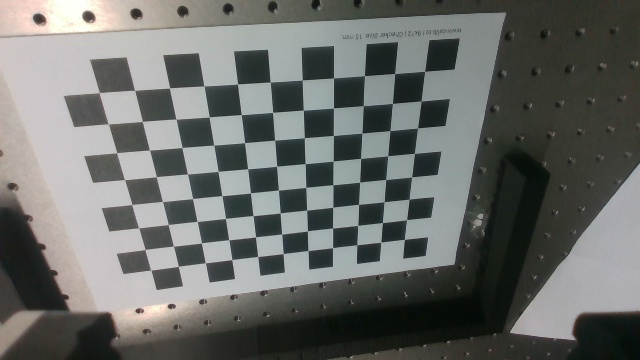
#> input picture save_chessboard/test_camera_external/1.jpg, 640 x 360 px, found by its file name; its folder holds only this picture in this run
$ python eye_to_hand.py
#> lines starting #> are read from the running program, lines starting #| are printed output that depends on the picture; after the words box and inside, x2 and y2 are one past the last pixel; in counts of white or black regions, pixels touching at a corner belong together; long printed decimals are rounded
import os
import pyrealsense2 as rs
import cv2
import numpy as np
from PIL import Image
import math
# from franka_pose import *
import pandas as pd
import csv


def get_RT_from_chessboard(external_image_path, chess_board_x_num, chess_board_y_num, chess_board_len, K):
    images = read_images_from_folder(external_image_path)
    # print(len(images))
    # 阈值
    criteria = (cv2.TERM_CRITERIA_EPS + cv2.TERM_CRITERIA_MAX_ITER, 30, 0.001)
    # print(cv2.TERM_CRITERIA_EPS,'',cv2.TERM_CRITERIA_MAX_ITER)

    # 遍历所有标定图像
    for image in images:

        # 读取图像并将其转换为灰度图

        image = cv2.imread(image)
        # print(image)
        gray = cv2.cvtColor(image, cv2.COLOR_BGR2GRAY)

        # 查找棋盘格角点
        ret, corners = cv2.findChessboardCorners(gray, (chess_board_x_num, chess_board_y_num), None)

        # 如果找到棋盘格角点则存储对应的3D和2D坐标
        if ret:
            # 精细查找角点
            corners2 = cv2.cornerSubPix(gray, corners, (11, 11), (-1, -1), criteria)
            cv2.drawChessboardCorners(image, (chess_board_x_num, chess_board_y_num), corners2, ret)  #调换以后方向才对

        cv2.imshow('Chessboard Corners', image)
        cv2.waitKey(2)
    cv2.destroyAllWindows()
    corner_points=np.zeros((2,corners.shape[0]),dtype=np.float64)
    for i in range(corners.shape[0]):
        corner_points[:,i]=corners[i,0,:]

    object_points=np.zeros((3,chess_board_x_num*chess_board_y_num),dtype=np.float64)
    flag=0
    for i in range(chess_board_y_num):
        for j in range(chess_board_x_num):
            object_points[:2,flag]=np.array([(11-j-1)*chess_board_len,(8-i-1)*chess_board_len])
            flag+=1

    retval,rvec,tvec  = cv2.solvePnP(object_points.T,corner_points.T, K, distCoeffs=None)

    RT=np.column_stack(((cv2.Rodrigues(rvec))[0],tvec))
    RT = np.row_stack((RT, np.array([0, 0, 0, 1])))

    return RT

#用于根据欧拉角计算旋转矩阵,输入的欧拉角为弧度制
def myRPY2R_robot(x, y, z):
    Rx = np.array([[1, 0, 0], [0, math.cos(x), -math.sin(x)], [0, math.sin(x), math.cos(x)]])
    Ry = np.array([[math.cos(y), 0, math.sin(y)], [0, 1, 0], [-math.sin(y), 0, math.cos(y)]])
    Rz = np.array([[math.cos(z), -math.sin(z), 0], [math.sin(z), math.cos(z), 0], [0, 0, 1]])
    R = Rz@Ry@Rx  #@表示矩阵乘法
    return R

#用于根据位姿计算变换矩阵
def pose_robot(x, y, z, Tx, Ty, Tz):   #旋转角度：x,y,z(rad);平移分量：Tx,Ty,Tz(m)
    thetaX = x
    thetaY = y
    thetaZ = z
    R = myRPY2R_robot(thetaX,thetaY,thetaZ)
    t = np.array([[Tx], [Ty], [Tz]])
    RT1 = np.column_stack([R, t])  # 列合并
    RT1 = np.row_stack((RT1, np.array([0,0,0,1])))
    return RT1

def chessboard_to_cam(external_image_path, chess_board_x_num, chess_board_y_num, K, chess_board_len):
        #计算chessboard to cam 变换矩阵
        R_all_chess_to_cam_1=[]
        T_all_chess_to_cam_1=[]

        RT=get_RT_from_chessboard(external_image_path, chess_board_x_num, chess_board_y_num, chess_board_len, K)
        # print(RT[:3,:3])
        # print(RT[:3, 3])
        R_all_chess_to_cam_1.append(RT[:3,:3])
        T_all_chess_to_cam_1.append(RT[:3, 3].reshape((3,1)))
        return R_all_chess_to_cam_1, T_all_chess_to_cam_1

def end_to_base():
        R_all_end_to_base_1=[]
        T_all_end_to_base_1=[]
        pose = []
        angle = []

        #角度为弧度，坐标为米
        # rotation, phi, theta, psi, x, y, z = get_EE_pos()

        phi, theta, psi, x, y, z = 2.8646582694027454,-0.25028606900669015,-0.25028606900669015,-0.25028606900669015,-0.25028606900669015,-0.25028606900669015
        pose.append(np.array([x, y, z]))
        angle.append(np.array([phi, theta, psi]))
        pose = np.array(pose, dtype='float64')
        angle = np.array(angle, dtype='float64')
        # print(pose.shape)
        # print(angle.shape)
        RT_=pose_robot(angle[0, 0],angle[0, 1],angle[0, 2],pose[0, 0],pose[0, 1],pose[0, 2])
        RT = np.linalg.inv(RT_)  # 这里加一步求逆，求的其实是base2end
        R_all_end_to_base_1.append(RT[:3, :3])
        # T_all_end_to_base_1.append(RT[:3, 3].reshape((3, 1)))
        T_all_end_to_base_1.append(RT[:3, 3])

        # pose = np.array(pose, dtype=np.float64)
        # angle = np.array(angle, dtype=np.float64)
        return R_all_end_to_base_1, T_all_end_to_base_1

def calculate_external(external_image_path, chess_board_x_num, chess_board_y_num, K, chess_board_len):
        R_all_chess_to_cam_1, T_all_chess_to_cam_1 = chessboard_to_cam(external_image_path, chess_board_x_num, chess_board_y_num, K, chess_board_len)
        R_all_end_to_base_1, T_all_end_to_base_1 = end_to_base()
        # print(type(R_all_chess_to_cam_1))
        # print(type(R_all_end_to_base_1))
        R_all_chess_to_cam_1 = np.array(R_all_chess_to_cam_1)
        T_all_chess_to_cam_1 = np.array(T_all_chess_to_cam_1)
        R_all_end_to_base_1 = np.array(R_all_end_to_base_1)
        T_all_end_to_base_1 = np.array(T_all_end_to_base_1)

        R_all_chess_to_cam_1 = np.squeeze(R_all_chess_to_cam_1, 0)
        T_all_chess_to_cam_1 = np.squeeze(T_all_chess_to_cam_1, 0)
        R_all_end_to_base_1 = np.squeeze(R_all_end_to_base_1, 0)
        T_all_end_to_base_1 = np.squeeze(T_all_end_to_base_1, 0)

        R,T=cv2.calibrateHandEye(R_all_end_to_base_1,T_all_end_to_base_1,R_all_chess_to_cam_1,T_all_chess_to_cam_1)#手眼标定
        RT=np.column_stack((R,T))
        RT = np.row_stack((RT, np.array([0, 0, 0, 1])))#即为cam to end变换矩阵
        print('相机相对于末端的变换矩阵为：')
        print(RT)
        return RT


# [129 lines left out: functions cam_to_world, save_image, not called in this run]

    # 遍历标定板的图片
def read_images_from_folder(image_path):
    images = []
    i = 0
    for filename in os.listdir(image_path):
        if filename.endswith(".jpg") or filename.endswith(".png"):
            path = os.path.join(image_path, filename)
            # print(path)
            try:
                # image = Image.open(path)
                # images.append(image)
                images.append(path)
            except IOError:
                print("Cannot open image: ", filename)
    return images

# [63 lines left out: function calculate_intrinsic, not called in this run]


if __name__ == "__main__":

    # save_image()
    # image_path = '/home/user/Downloads/furniture-bench-main/save_chessboard/Camera_5'
    # # images = read_images_from_folder(image_path)
    # calculate_intrinsic(image_path)


    external_image_path = '/home/zhangyuxin/furniture-bench-main/save_chessboard/test_camera_external'
    chess_board_x_num = 11
    chess_board_y_num = 8
    chess_board_len = 20.0
     #相机内参，需要根据实际内参大小进行修改
    fx = 4.769347547203772137e+02
    fy = 4.776687745938567673e+02
    cx = 3.088977531883862753e+02
    cy = 1.795221462104951229e+02

    K=np.array([[fx,0,cx],
                [0,fy,cy],
                [0,0,1]],dtype=np.float64)

    RT = get_RT_from_chessboard(external_image_path, chess_board_x_num, chess_board_y_num, chess_board_len, K)
#> in get_RT_from_chessboard, image is the input picture: shape (360, 640, 3); mean B, G, R 105.4, 108.4, 105.9
#> in get_RT_from_chessboard, `ret, corners = cv2.findChessboardCorners(gray, (chess_board_x_num, che..`: ret = True; corners = 88 rows, first 8: [404.5, 239.4], [380.7, 242.1], [356.8, 244.7], [332.6, 247.6], [308, 250.5], [283.2, 253.6], [257.6, 256.5], [231.8, 259.5]
#> in get_RT_from_chessboard, `corners2 = cv2.cornerSubPix(gray, corners, (11, 11), (-1, -1), criteria)`: corners2 = 88 rows, first 8: [404.3, 239.3], [380.8, 242.2], [356.7, 244.8], [332.5, 247.6], [308, 250.5], [283.2, 253.6], [257.7, 256.5], [231.8, 259.6]
#> in get_RT_from_chessboard, `cv2.drawChessboardCorners(image, (chess_board_x_num, chess_board_y_num..`:
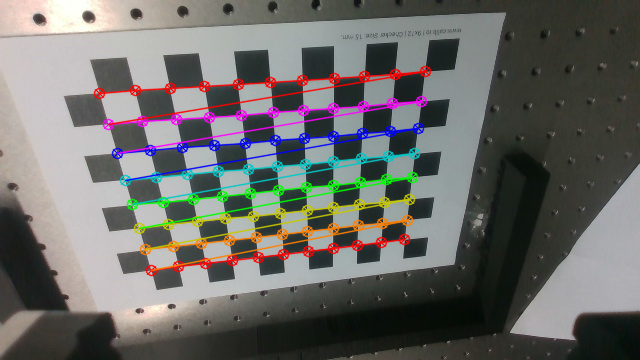
#> image: shape (360, 640, 3); 8.23% of pixels changed, all inside (x1, y1, x2, y2) = (93, 65, 432, 277)
#> in get_RT_from_chessboard, `retval,rvec,tvec  = cv2.solvePnP(object_points.T,corner_points.T, K, d..`: retval = True; rvec = [0.567, -0.138, -0.0623]; tvec = [-122.9, -50.34, 284.4]
#> in get_RT_from_chessboard, `RT=np.column_stack(((cv2.Rodrigues(rvec))[0],tvec))`: RT = [[0.989, 0.0208, -0.147, -122.9], [-0.0967, 0.842, -0.531, -50.34], [0.113, 0.539, 0.835, 284.4]]
#> in get_RT_from_chessboard, `RT = np.row_stack((RT, np.array([0, 0, 0, 1])))`: RT = [[0.989, 0.0208, -0.147, -122.9], [-0.0967, 0.842, -0.531, -50.34], [0.113, 0.539, 0.835, 284.4], [0, 0, 0, 1]]
    # print(RT)
    # print(RT[:3,:3])
    # print(RT[:3, 3])

    R_all_chess_to_cam_1, T_all_chess_to_cam_1 = chessboard_to_cam(external_image_path, chess_board_x_num, chess_board_y_num, K, chess_board_len)
#> R_all_chess_to_cam_1 = [[[0.989, 0.0208, -0.147], [-0.0967, 0.842, -0.531], [0.113, 0.539, 0.835]]]; T_all_chess_to_cam_1 = [[-122.9, -50.34, 284.4]]
    # print(R_all_chess_to_cam_1, T_all_chess_to_cam_1)

    R_all_end_to_base_1, T_all_end_to_base_1 = end_to_base()
    # print(R_all_end_to_base_1, T_all_end_to_base_1)

    rt = calculate_external(external_image_path, chess_board_x_num, chess_board_y_num, K, chess_board_len)
#> in calculate_external, `R_all_chess_to_cam_1 = np.array(R_all_chess_to_cam_1)`: R_all_chess_to_cam_1 = [[0.989, 0.0208, -0.147], [-0.0967, 0.842, -0.531], [0.113, 0.539, 0.835]]
#> in calculate_external, `T_all_chess_to_cam_1 = np.array(T_all_chess_to_cam_1)`: T_all_chess_to_cam_1 = [-122.9, -50.34, 284.4]
#> in calculate_external, `R,T=cv2.calibrateHandEye(R_all_end_to_base_1,T_all_end_to_base_1,R_all..`: R = [[-0.395, 0.802, 0.448], [-0.915, -0.386, -0.116], [0.0801, -0.456, 0.886]]; T = [0, 0, 0]
#> in calculate_external, `RT=np.column_stack((R,T))`: RT = [[-0.395, 0.802, 0.448, 0], [-0.915, -0.386, -0.116, 0], [0.0801, -0.456, 0.886, 0]]
#> in calculate_external, `RT = np.row_stack((RT, np.array([0, 0, 0, 1])))#即为cam to end变换矩阵`: RT = [[-0.395, 0.802, 0.448, 0], [-0.915, -0.386, -0.116, 0], [0.0801, -0.456, 0.886, 0], [0, 0, 0, 1]]
#| [[-0.3948  0.8021  0.448  0.        ]
#|  [-0.9153  -0.3859 -0.1157  0.        ]
#|  [ 0.08012 -0.4557  0.8865  0.        ]
#|  [ 0.          0.          0.          1.        ]]
#> rt has the same summary as RT in calculate_external
    # print(rt)

# class calculate_external():
#     def __init__(self):
#         self.num = 28  #用于标定的图片数，需要根基实际保存的图片数进行修改

#         #相机内参，需要根据实际内参大小进行修改
#         self.fx = 4.769347547203772137e+02
#         self.fy = 4.776687745938567673e+02
#         self.cx = 3.088977531883862753e+02
#         self.cy = 1.795221462104951229e+02

#         #用于根据欧拉角计算旋转矩阵,输入的欧拉角为弧度制
#     def myRPY2R_robot(self, x, y, z):
#         Rx = np.array([[1, 0, 0], [0, math.cos(x), -math.sin(x)], [0, math.sin(x), math.cos(x)]])
#         Ry = np.array([[math.cos(y), 0, math.sin(y)], [0, 1, 0], [-math.sin(y), 0, math.cos(y)]])
#         Rz = np.array([[math.cos(z), -math.sin(z), 0], [math.sin(z), math.cos(z), 0], [0, 0, 1]])
#         R = Rz@Ry@Rx  #@表示矩阵乘法
#         return R         #[0,0,1]],dtype=np.float64)

#         #棋盘格参数，需要根据实际使用的棋盘格格数来设定
#         self.chess_board_x_num=11
#         self.chess_board_y_num=8
#         self.chess_board_len=20.0  #单位棋盘格长度,mm,这里要修改
#         self.criteria = (cv2.TERM_CRITERIA_EPS + cv2.TERM_CRITERIA_MAX_ITER, 30, 0.1) #用于查找棋盘格角点
#         # 需要替换为实际的标定板保存路径，并在保存时需要注意将图片对应的机械臂末端姿态进行记录
#         self.external_image_path = '/home/user/Downloads/furniture-bench-main/save_apriltag'
#         # 需要替换为实际的标定板保存路径，并在保存时需要注意将图片对应的机械臂末端姿态进行记录
#         self.image_path = '/home/user/Downloads/furniture-bench-main/save_apriltag/1.jpg'

#         # # 实例化一个Pipeline对象，从相机中读取帧并处理数据流
#         # self.pipeline = rs.pipeline()
#         # self.config = rs.config()
#         # self.config.enable_stream(rs.stream.depth, 640, 360, rs.format.z16, 30)
#         # self.config.enable_stream(rs.stream.color, 640, 360, rs.format.bgr8, 30)

#         # self.profile = self.pipeline.start(self.config)

#     """
#     根据欧拉角计算旋转矩阵
#     """
#     #用于根据欧拉角计算旋转矩阵,输入的欧拉角为弧度制
#     def myRPY2R_robot(self, x, y, z):
#         Rx = np.array([[1, 0, 0], [0, math.cos(x), -math.sin(x)], [0, math.sin(x), math.cos(x)]])
#         Ry = np.array([[math.cos(y), 0, math.sin(y)], [0, 1, 0], [-math.sin(y), 0, math.cos(y)]])
#         Rz = np.array([[math.cos(z), -math.sin(z), 0], [math.sin(z), math.cos(z), 0], [0, 0, 1]])
#         R = Rz@Ry@Rx  #@表示矩阵乘法
#         return R

#     """
#     根据机械臂的平移和旋转计算齐次矩阵
#     """
#     #用于根据位姿计算变换矩阵
#     def pose_robot(self, x, y, z, Tx, Ty, Tz):   #旋转角度：x,y,z(rad);平移分量：Tx,Ty,Tz(m)
#         thetaX = x
#         thetaY = y
#         thetaZ = z
#         R = self.myRPY2R_robot(thetaX,thetaY,thetaZ)
#         t = np.array([[Tx], [Ty], [Tz]])
#         RT1 = np.column_stack([R, t])  # 列合并
#         RT1 = np.row_stack((RT1, np.array([0,0,0,1])))
#         return RT1


#     """
#     根据棋盘格图像获取标定板相对于相机的位姿
#     """
#     #用来从棋盘格图片得到相机外参
#     def get_RT_from_chessboard(self):
#         images = read_images_from_folder(self.external_image_path)
#         # print(len(images))

#         # 遍历所有标定图像
#         for image in images:

#             # 读取图像并将其转换为灰度图

#             image = cv2.imread(image)
#             # print(image)
#             gray = cv2.cvtColor(image, cv2.COLOR_BGR2GRAY)

#             # 查找棋盘格角点
#             ret, corners = cv2.findChessboardCorners(gray, (self.chess_board_x_num, self.chess_board_y_num), None)

#             # 如果找到棋盘格角点则存储对应的3D和2D坐标
#             if ret:
#                 # 精细查找角点
#                 corners2 = cv2.cornerSubPix(gray, corners, (11, 11), (-1, -1), criteria)
#                 cv2.drawChessboardCorners(image, (self.chess_board_x_num, self.chess_board_y_num), corners2, ret)  #调换以后方向才对

#             cv2.imshow('Chessboard Corners', image)
#             cv2.waitKey(2)
#         cv2.destroyAllWindows()
#         corner_points=np.zeros((2,corners.shape[0]),dtype=np.float64)
#         for i in range(corners.shape[0]):
#             corner_points[:,i]=corners[i,0,:]

#         object_points=np.zeros((3,self.chess_board_x_num*self.chess_board_y_num),dtype=np.float64)
#         flag=0
#         for i in range(self.chess_board_y_num):
#             for j in range(self.chess_board_x_num):
#                 object_points[:2,flag]=np.array([(11-j-1)*self.chess_board_len,(8-i-1)*self.chess_board_len])
#                 flag+=1

#         retval,rvec,tvec  = cv2.solvePnP(object_points.T,corner_points.T, self.K, distCoeffs=None)

#         RT=np.column_stack(((cv2.Rodrigues(rvec))[0],tvec))
#         RT = np.row_stack((RT, np.array([0, 0, 0, 1])))

#         return RT


#     """
#     标定板->相机
#     """
#     def chessboard_to_cam(self):
#         #计算chessboard to cam 变换矩阵
#         R_all_chess_to_cam_1=[]
#         T_all_chess_to_cam_1=[]
#         for i in range(self.num):

#             RT=self.get_RT_from_chessboard(self.image_path, self.chess_board_x_num, self.chess_board_y_num, self.K, self.chess_board_len)

#             R_all_chess_to_cam_1.append(RT[:3,:3])
#             T_all_chess_to_cam_1.append(RT[:3, 3].reshape((3,1)))
#         return R_all_chess_to_cam_1, T_all_chess_to_cam_1

#     """
#     末端->基座
#     """
#     def end_to_base(self):
#         R_all_end_to_base_1=[]
#         T_all_end_to_base_1=[]
#         pose = []
#         angle = []
#         for i in range(self.num):
#             #角度为弧度，坐标为米
#             rotation, phi, theta, psi, x, y, z = get_EE_pos()
#             pose.append(np.array([x, y, z]))
#             angle.append(np.array([phi, theta, psi]))
#             RT_=self.pose_robot(angle[i,0],angle[i,1],angle[i,2],pose[i,0],pose[i,1],pose[i,2])
#             RT = np.linalg.inv(RT_)  # 这里加一步求逆，求的其实是base2end
#             R_all_end_to_base_1.append(RT[:3, :3])
#             # T_all_end_to_base_1.append(RT[:3, 3].reshape((3, 1)))
#             T_all_end_to_base_1.append(RT[:3, 3])

#         # pose = np.array(pose, dtype=np.float64)
#         # angle = np.array(angle, dtype=np.float64)
#         return R_all_end_to_base_1, T_all_end_to_base_1

#         # #位姿参数，修改
#         # pose=np.array([[-622.4452510680815,524.9752698923884,156.06834188650686],
#         #     [-627.8618566771845,520.3385452748523,155.95649892911888],
#         #     [-627.8603117576374,520.3395366048145,155.96015182265455],
#         #     [-608.5479357433793,542.7989266050945,155.9582535151922],
#         #     [-608.73900609math.92511,543.0210484916622,151.91097181613594],
#         #     [-602.8760786176158,549.5229480943764,151.91097181613594],
#         #     [-603.552411795536,550.3470321566062,133.70817720248263],
#         #     [-611.5465863717345,541.1627275715787,134.34846121499896],
#         #     [-611.5443671647014,541.1628776214664,134.34718510333377],
#         #     [-602.7423615676076,550.5760656441264,143.8503303749094]])
#         # ang=np.array([[-3.0398882702599774,1.044591855511297,-0.7693595597257228],
#         #     [-3.066247439671175,1.0454779707979422,-0.7692025753376092],
#         #     [-3.122619548308192,1.047022325344027,-0.8343332090498904],
#         #     [-3.122607921681094,1.0470154640492697,-0.8706462420205126],
#         #     [-3.122629578093413,1.0420052892962037,-0.8706604603523166],
#         #     [-3.122629578093413,1.0420052892962037,-0.8813929731338211],
#         #     [-3.083008314702459,1.018524644841849,-0.8348392811215427],
#         #     [-3.1262532894037527,1.0331396840313745,-0.8336434111432051],
#         #     [3.119411368295909,1.033064358179091,-0.8773344026002032],
#         #     [-3.11584155786669,1.0667034468346508,-0.8769577446455527]])


#     """
#     外参标定
#     """
#     def calculate_external(self):
#         R_all_chess_to_cam_1, T_all_chess_to_cam_1 = self.chessboard_to_cam()
#         R_all_end_to_base_1, T_all_end_to_base_1 = self. end_to_base()
#         R,T=cv2.calibrateHandEye(R_all_end_to_base_1,T_all_end_to_base_1,R_all_chess_to_cam_1,T_all_chess_to_cam_1)#手眼标定
#         RT=np.column_stack((R,T))
#         RT = np.row_stack((RT, np.array([0, 0, 0, 1])))#即为cam to end变换矩阵
#         print('相机相对于末端的变换矩阵为：')
#         print(RT)
#         return RT


# # """
# # 结果验证
# # """
# # #结果验证，原则上来说，每次结果相差较小
# # def test(self):
# #     for i in range(self.num):

# #         RT_end_to_base=np.column_stack((R_all_end_to_base_1[i],T_all_end_to_base_1[i]))
# #         RT_end_to_base=np.row_stack((RT_end_to_base,np.array([0,0,0,1])))

# #         RT_chess_to_cam=np.column_stack((R_all_chess_to_cam_1[i],T_all_chess_to_cam_1[i]))
# #         RT_chess_to_cam=np.row_stack((RT_chess_to_cam,np.array([0,0,0,1])))

# #         RT_cam_to_end=np.column_stack((R,T))
# #         RT_cam_to_end=np.row_stack((RT_cam_to_end,np.array([0,0,0,1])))

# #         RT_chess_to_base=RT_end_to_base@RT_cam_to_end@RT_chess_to_cam  #即为固定的棋盘格相对于机器人基坐标系位姿
# #         RT_chess_to_base=np.linalg.inv(RT_chess_to_base)
# #         print('第',i,'次')
# #         print(RT_chess_to_base[:3,:])
# #         print('')


$ run again, on save_chessboard/test_camera_external/13.jpg
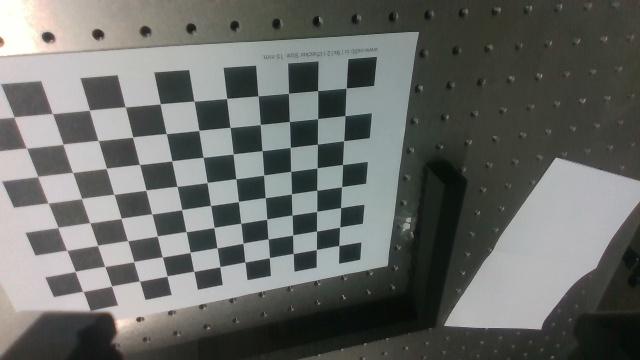
#> input picture save_chessboard/test_camera_external/13.jpg, 640 x 360 px, found by its file name
#> in get_RT_from_chessboard, image is the input picture: shape (360, 640, 3); mean B, G, R 103.5, 107, 104.8
#> ret = True; corners = 88 rows, first 8: [338.7, 245.5], [316.4, 249.5], [293.2, 253.5], [269.4, 257.7], [244.9, 261.9], [219.7, 266.7], [193.7, 271.3], [167, 275.9]
#> corners2 = 88 rows, first 8: [338.8, 245.5], [316.4, 249.5], [293.2, 253.5], [269.4, 257.6], [244.9, 262], [219.8, 266.6], [193.7, 271.4], [167, 276]
#> in get_RT_from_chessboard, `cv2.drawChessboardCorners(image, (chess_board_x_num, chess_board_y_num..`:
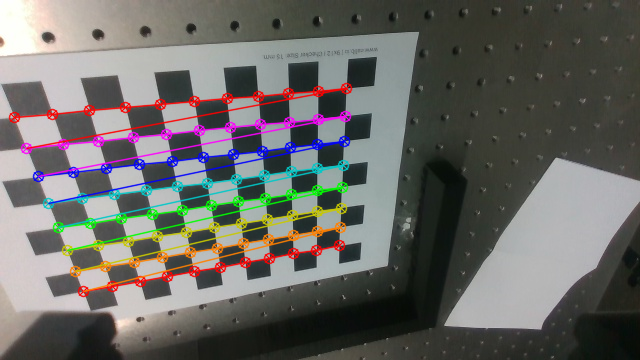
#> image: shape (360, 640, 3); 8.31% of pixels changed, all inside (x1, y1, x2, y2) = (8, 82, 353, 298)
#> retval = True; rvec = [0.585, -0.235, -0.0729]; tvec = [-168.3, -34.63, 275.4]
#> in get_RT_from_chessboard, `RT=np.column_stack(((cv2.Rodrigues(rvec))[0],tvec))`: RT = [[0.971, 0.00172, -0.24, -168.3], [-0.135, 0.832, -0.538, -34.63], [0.199, 0.555, 0.808, 275.4]]
#> in get_RT_from_chessboard, `RT = np.row_stack((RT, np.array([0, 0, 0, 1])))`: RT = [[0.971, 0.00172, -0.24, -168.3], [-0.135, 0.832, -0.538, -34.63], [0.199, 0.555, 0.808, 275.4], [0, 0, 0, 1]]
#> `R_all_chess_to_cam_1, T_all_chess_to_cam_1 = chessboard_to_cam(externa..`: R_all_chess_to_cam_1 = [[[0.971, 0.00172, -0.24], [-0.135, 0.832, -0.538], [0.199, 0.555, 0.808]]]; T_all_chess_to_cam_1 = [[-168.3, -34.63, 275.4]]
#> in calculate_external, `R_all_chess_to_cam_1 = np.array(R_all_chess_to_cam_1)`: R_all_chess_to_cam_1 = [[0.971, 0.00172, -0.24], [-0.135, 0.832, -0.538], [0.199, 0.555, 0.808]]
#> in calculate_external, `T_all_chess_to_cam_1 = np.array(T_all_chess_to_cam_1)`: T_all_chess_to_cam_1 = [-168.3, -34.63, 275.4]
#> R = [[-0.339, 0.818, 0.465], [-0.927, -0.373, -0.0202], [0.157, -0.438, 0.885]]; T = [0, 0, 0]
#> in calculate_external, `RT=np.column_stack((R,T))`: RT = [[-0.339, 0.818, 0.465, 0], [-0.927, -0.373, -0.0202, 0], [0.157, -0.438, 0.885, 0]]
#> in calculate_external, `RT = np.row_stack((RT, np.array([0, 0, 0, 1])))#即为cam to end变换矩阵`: RT = [[-0.339, 0.818, 0.465, 0], [-0.927, -0.373, -0.0202, 0], [0.157, -0.438, 0.885, 0], [0, 0, 0, 1]]
#| [[-0.3395  0.8178  0.4648   0.        ]
#|  [-0.9274 -0.3735 -0.02025  0.        ]
#|  [ 0.157 -0.4379  0.8852  0.        ]
#|  [ 0.          0.          0.          1.        ]]
#> rt has the same summary as RT in calculate_external
